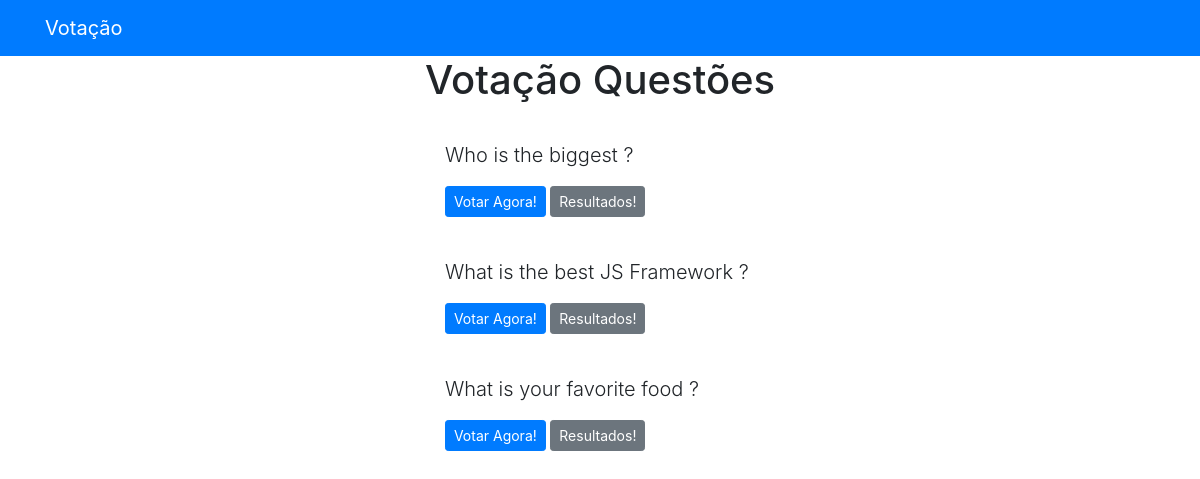
/polls/, run on an earlier commit of the app's database.
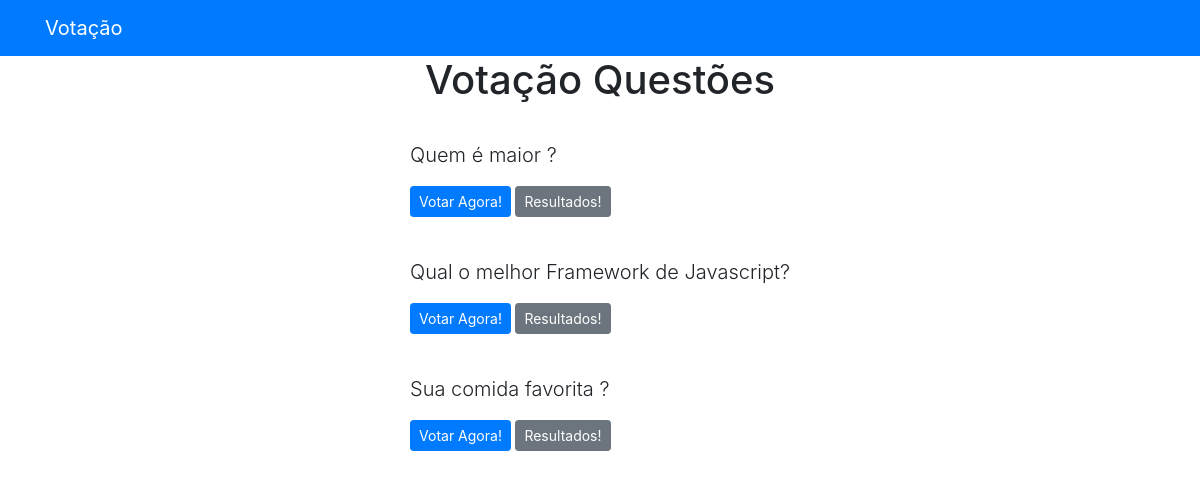
And on a later commit of the database.
### pollApp/models.py (models this page shows, shortened)
class Question(models.Model):
    question_text = models.CharField(max_length = 300)
    pub_date = models.DateTimeField('date published')

### pollApp/views.py (the view)
# urls.py: path('' , views.index, name='index'),
def index(request):
    latest_question_list = Question.objects.order_by('-pub_date')[:5]
    context = {'latest_question_list': latest_question_list}
    return render(request, 'polls/index.html', context)

### templates/polls/index.html
{% extends 'base.html' %}
{% block content %}
<h1 class ="text-center mb-3">Votação Questões</h1>
{% if latest_question_list %}
{% for question in latest_question_list %}
<div class ="card-mb-3">
	<div class ="card-body">
		<p class ="lead">{{ question.question_text }}</p>
		<a href ="{% url 'polls:detail' question.id %}" class ="btn btn-primary btn-sm">Votar Agora!</a>
		<a href ="{% url 'polls:results' question.id %}" class ="btn btn-secondary btn-sm">Resultados!</a>
	</div>
</div>
{% endfor %}
{% else %}
<p>No polls available</p>
{% endif %}
{% endblock %}

### templates/base.html (shortened to what this page needs)
<html lang ="en">
<head>
	<link rel ="stylesheet"
	href ="https://stackpath.bootstrapcdn.com/bootstrap/4.4.1/css/bootstrap.min.css"
>
</head>
<body>
	{% include 'partials/_navbar.html'%}
	<div class ="container">
		<div class ="row">
			<div class =".col-md-3 m-auto">
				{% block content %}{% endblock %}
			</div>
		</div>
	</div>
</body>
</html>

### templates/partials/_navbar.html
<nav class="navbar navbar-dark bg-primary mb-">
    <div class="container" >
    <a class="navbar-brand" href="/">Votação</a>
    </div>
</nav>

What changed in the data, as far as the page shows it:
changed Question: question_text "Who is the biggest ?" → "Quem é maior ?"
changed Question: question_text "What is the best JS Framework ?" → "Qual o melhor Framework de Javascript?"
changed Question: question_text "What is your favorite food ?" → "Sua comida favorita ?"
